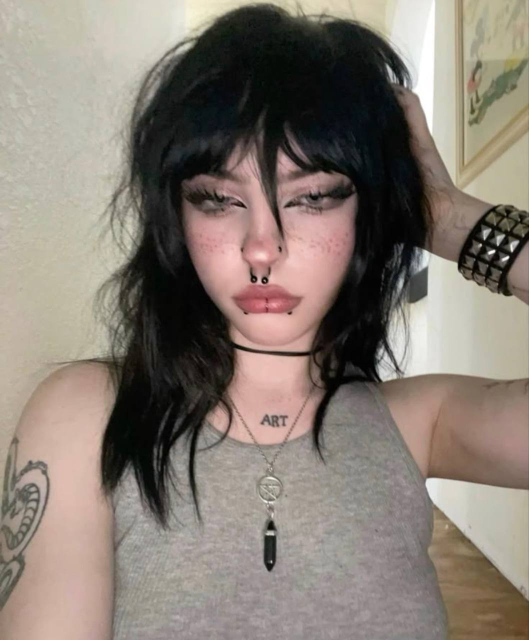
#> input picture код/inbox_0808/in01.jpg, 1058 x 1280 px (shown at 1/2 size)
$ python -i facevalidate.py   (imports and definitions only)   (older library calls are emulated)
#> lines starting #> are read from the running program, lines starting #| are printed output that depends on the picture; after the words box and inside, x2 and y2 are one past the last pixel; in counts of white or black regions, pixels touching at a corner belong together
# ИЗМЕРИТЕЛЬ КАДРА ДЛЯ facevalidate.cjs (локально, без платных API).
#
# Этот файл НЕ выносит приговоров и НЕ знает порогов. Он только измеряет кадр и отдаёт цифры,
# а все решения и пороги живут в одном месте, в facevalidate.cjs. Так порог правится в одном
# файле, а не в двух, и «почему отсеяли» всегда читается там же, где написано правило.
#
# Детект лица тот же, каким отбирали 100 аватарок: cv2.FaceDetectorYN (модель yunet.onnx).
# Новый стек не заводим.
#
# Протокол: на stdin JSON-массив путей, на stdout по одной JSON-строке на файл.
import json
import os
import sys

import cv2
import numpy as np

MODEL = os.environ.get('YUNET') or os.path.join(os.path.dirname(os.path.abspath(__file__)), 'yunet.onnx')
# Детектим на уменьшенной копии: на исходных 3000px YuNet считает секунды на кадр, а лица,
# которые нам нужны, крупные и на 1600px видны с запасом. Координаты возвращаем в масштабе оригинала.
DET_MAX = 1600
# Порог создания низкий нарочно: слабые лица нужны не для отбора, а чтобы ЗАМЕТИТЬ второго
# человека в кадре. Что считать вторым лицом, решает .cjs.
# [1 line that did not run here, left out]


def skin_mask(bgr):
    """Маска кожи по двум независимым правилам сразу (YCrCb и HSV): по отдельности каждое
    ловит бежевые стены и дерево, вместе дают заметно меньше ложной кожи."""
    ycrcb = cv2.cvtColor(bgr, cv2.COLOR_BGR2YCrCb)
    cr, cb = ycrcb[:, :, 1], ycrcb[:, :, 2]
    m1 = (cr >= 133) & (cr <= 176) & (cb >= 77) & (cb <= 128)
    hsv = cv2.cvtColor(bgr, cv2.COLOR_BGR2HSV)
    h, s, v = hsv[:, :, 0], hsv[:, :, 1], hsv[:, :, 2]
    m2 = ((h <= 25) | (h >= 172)) & (s >= 25) & (s <= 200) & (v >= 50)
    return (m1 & m2)


def lap_var(gray_patch, side=256):
    """Резкость как дисперсия лапласиана, но всегда на одной сетке side x side. Без нормировки
    цифра зависит от разрешения, и мыло в 3000px выглядит резче, чем честный кадр в 700px."""
    if gray_patch.size == 0:
        return 0.0
    g = cv2.resize(gray_patch, (side, side), interpolation=cv2.INTER_AREA)
    return float(cv2.Laplacian(g, cv2.CV_64F).var())


# [76 lines left out: functions text_like, seams, patch_stats, box_dark, not called in this run]


def hf_map(gray):
    """Карта мелкой детали: остаток после гауссова размытия. Операция ПОКСЕЛЬНАЯ, поэтому по ней
    можно считать медиану по произвольной маске (например только по фону), а не по прямоугольнику."""
    g = gray.astype(np.float32)
    return np.abs(g - cv2.GaussianBlur(g, (0, 0), 1.6))


def scene(img, gray, hsv, skin):
    """ЗАМЕРЫ СЦЕНЫ: чем телефонный кадр из жизни отличается от коммерческого студийного.

    Считаются БЕЗ лица, по всему кадру, поэтому работают и там, где лицо не нашлось.
    Всё меряется на копии не крупнее 640px по длинной стороне: цифры получаются сравнимыми
    между кадром 700px и кадром 3000px, а без нормировки шум и мелкая деталь у крупного файла
    всегда выходят выше, и это будет мерить разрешение, а не сцену.

    Кайма (ring) это рамка по краю кадра шириной 12% меньшей стороны. Это НЕ «фон человека»:
    прямоугольник фона в тесном портрете найти нельзя (проверено: маска тела съедала кадр
    целиком), а вот у самого края кадра почти всегда лежит либо задник, либо комната.
    """
    H, W = gray.shape[:2]
    out = {'ar': round(W / float(H or 1), 3)}
    sc = min(1.0, 640.0 / float(max(W, H)))
    if sc < 1.0:
        g = cv2.resize(gray, (int(W * sc), int(H * sc)), interpolation=cv2.INTER_AREA)
        cimg = cv2.resize(img, (int(W * sc), int(H * sc)), interpolation=cv2.INTER_AREA)
        chsv = cv2.resize(hsv, (int(W * sc), int(H * sc)), interpolation=cv2.INTER_NEAREST)
        csk = cv2.resize(skin.astype(np.uint8), (int(W * sc), int(H * sc)), interpolation=cv2.INTER_NEAREST) > 0
    else:
        g, cimg, chsv, csk = gray, img, hsv, skin
    h, w = g.shape[:2]
    gf = g.astype(np.float32)

    # ---- КАЙМА КАДРА: ровная заливка против бытовых мелочей ----
    b = max(4, int(0.12 * min(h, w)))
    ring = np.zeros((h, w), bool)
    ring[:, :] = True
    ring[b:h - b, b:w - b] = False
    rg = g[ring]
    hist = np.bincount((rg >> 2).astype(np.int32), minlength=64).astype(np.float64)
    p = hist / max(1.0, hist.sum())
    p = p[p > 0]
    out['edge_ent'] = round(float(-(p * np.log2(p)).sum()), 3)        # энтропия яркости каймы, бит
    q = (cimg[:, :, 0] >> 3).astype(np.int32) * 1024 \
        + (cimg[:, :, 1] >> 3).astype(np.int32) * 32 + (cimg[:, :, 2] >> 3).astype(np.int32)
    out['edge_col'] = round(len(np.unique(q[ring])) / (rg.size / 1000.0), 2)   # уникальных цветов на 1000 px
    loc = cv2.blur((gf - cv2.blur(gf, (9, 9))) ** 2, (9, 9))
    out['edge_flat'] = round(float((loc[ring] < 6).mean()), 3)        # доля каймы без всякой структуры
    can = cv2.Canny(g, 60, 160) > 0
    out['edge_cany'] = round(float(can[ring].mean()), 4)             # плотность контуров в кайме
    hr = chsv[:, :, 0][ring]
    sr = chsv[:, :, 1][ring]
    hb = np.bincount((hr[sr >= 40] // 10).astype(np.int32), minlength=18).astype(np.float64)
    out['edge_hues'] = int((hb / max(1.0, hb.sum()) > 0.05).sum()) if hb.sum() > 0.02 * rg.size else 0
    out['edge_sat'] = round(float(np.median(sr)), 1)
    out['edge_l'] = round(float(np.median(rg)), 1)

    # ---- НЕРОВНОСТЬ СВЕТА ----
    # Блоки 8x8 по кадру: у студии свет ровный, у комнаты и улицы по кадру идут пятна и тени.
    bl = cv2.resize(gf, (8, 8), interpolation=cv2.INTER_AREA)
    out['lum_bstd'] = round(float(bl.std()), 1)
    out['lum_spread'] = round(float(np.percentile(gf, 95) - np.percentile(gf, 5)) / 255.0, 3)
    out['blowout'] = round(float((g >= 250).mean()), 4)              # пересвет от вспышки или окна
    out['crush'] = round(float((g <= 6).mean()), 4)
    out['black_lift'] = round(float(np.percentile(gf, 1)), 1)        # плёночный или приложенческий пресет поднимает чёрное
    # Вспышка в лоб и окно сбоку дают яркое пятно: сравниваем самый яркий блок с медианой блоков.
    out['hot_spot'] = round(float(bl.max() / (np.median(bl) + 1e-6)), 3)
    # Виньетка: центр против каймы. У телефона с фильтром центр заметно светлее.
    cen = np.zeros((h, w), bool)
    cen[int(0.3 * h):int(0.7 * h), int(0.3 * w):int(0.7 * w)] = True
    out['vign'] = round(float(gf[cen].mean() / (gf[ring].mean() + 1e-6)), 3)

    # ---- ШУМ В ТЕНЯХ ----
    # У телефонного кадра в тенях всегда видно зерно матрицы, у студийного снимка тени чистые.
    # Меряем ТОЛЬКО в тенях (нижняя четверть яркости) и только по ровным местам, иначе вместо
    # шума померится текстура волос и ткани.
    hm = hf_map(g)
    dark = (gf <= np.percentile(gf, 25)) & (loc < 40)
    out['shadow_noise'] = round(float(np.median(hm[dark])), 3) if dark.sum() > 0.01 * h * w else None
    mid = (gf > np.percentile(gf, 40)) & (gf < np.percentile(gf, 70)) & (loc < 40)
    out['mid_noise'] = round(float(np.median(hm[mid])), 3) if mid.sum() > 0.01 * h * w else None

    # ---- ЦВЕТ ----
    bb, gg, rr = cimg[:, :, 0].astype(np.float32), cimg[:, :, 1].astype(np.float32), cimg[:, :, 2].astype(np.float32)
    out['warm'] = round(float(rr.mean() / (bb.mean() + 1e-6)), 3)     # тёплый свет лампы против холодной студии
    out['sat_p90'] = round(float(np.percentile(chsv[:, :, 1], 90)), 1)
    out['sat_std'] = round(float(chsv[:, :, 1].std()), 1)

    # ---- БЫТОВЫЕ ОБЪЕКТЫ ----
    # Грубо по приказу: доля кадра, которая НЕ кожа и НЕ ровная заливка. У студийного портрета
    # на ровном заднике это почти ноль, у кадра в комнате, в машине, на улице там мебель,
    # окно, дверь, вещи, узор на одежде.
    out['clutter'] = round(float(((~csk) & (loc >= 6)).mean()), 3)
    out['flat_frac'] = round(float((loc < 6).mean()), 3)
    return out


def measure(path):
#> called with path = 'inbox_0808/in01.jpg'
    out = {'path': path}
    img = cv2.imread(path)
#> img is the input picture: shape (1280, 1058, 3); mean B, G, R 115.1, 124.3, 134.4
    if img is None:
        out['err'] = 'не читается'
        return out
    H, W = img.shape[:2]
    out.update({'w': W, 'h': H})

    hsv_all = cv2.cvtColor(img, cv2.COLOR_BGR2HSV)
#> hsv_all: shape (1280, 1058, 3); mean H, S, V 33.1, 44.7, 135.1
    gray = cv2.cvtColor(img, cv2.COLOR_BGR2GRAY)
    out['sat_med'] = round(float(np.median(hsv_all[:, :, 1])), 1)     # мало = чёрно-белый кадр
    out['sharp_all'] = round(lap_var(gray), 1)

    # ЗАМЕРЫ СЦЕНЫ СЧИТАЕМ ДО ДЕТЕКТА и до всех возвратов: кадр без лица тоже надо уметь
    # сравнивать со сценами наших рабочих кадров, иначе половина набора выпадает из статистики.
    sm = skin_mask(img)
#> in skin_mask, `cr, cb = ycrcb[:, :, 1], ycrcb[:, :, 2]`:
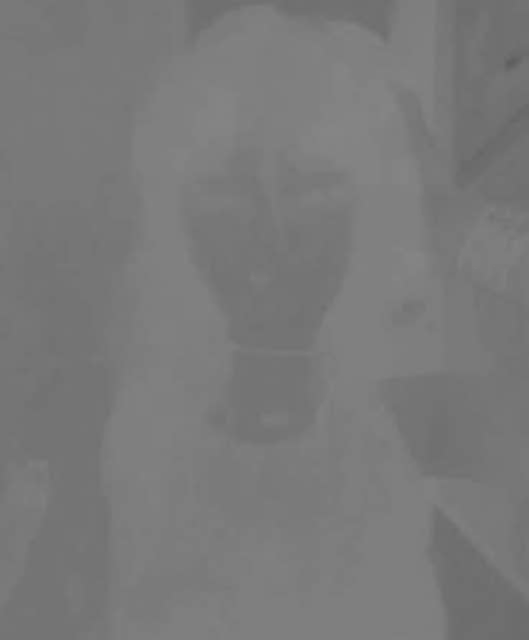
#> cb: shape (1280, 1058) (shown at 1/2 size); min 93, max 134, mean 121.6
#> in skin_mask, `m1 = (cr >= 133) & (cr <= 176) & (cb >= 77) & (cb <= 128)`:
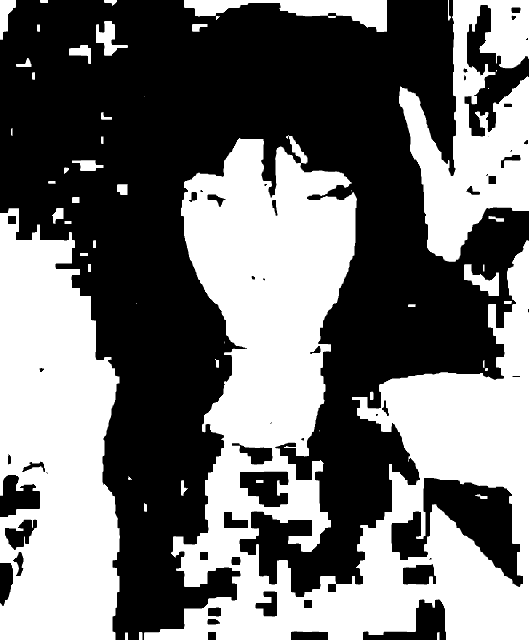
#> m1: shape (1280, 1058) bool (shown at 1/2 size); 45% white; 53 white regions (7 under 20 px), largest, box (x1, y1, x2, y2) and area: (288, 270, 1058, 1280) 356244, (0, 416, 240, 1280) 160021, (798, 0, 1058, 524) 69404
#> in skin_mask, `h, s, v = hsv[:, :, 0], hsv[:, :, 1], hsv[:, :, 2]`:
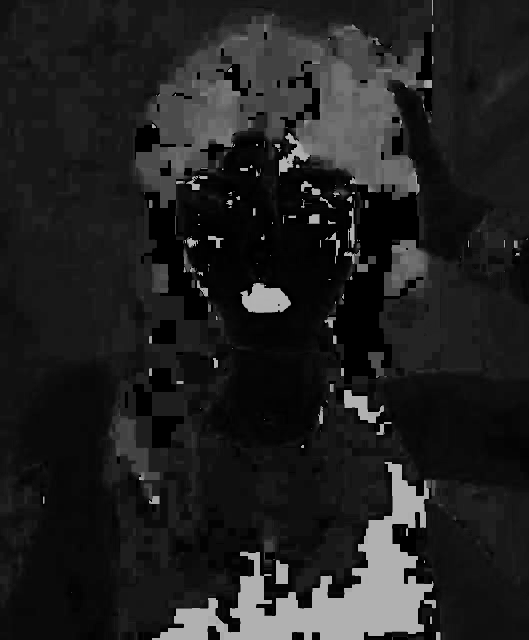
#> h: shape (1280, 1058) (shown at 1/2 size); min 0, max 179, mean 33.1
#> in skin_mask, `h, s, v = hsv[:, :, 0], hsv[:, :, 1], hsv[:, :, 2]`:
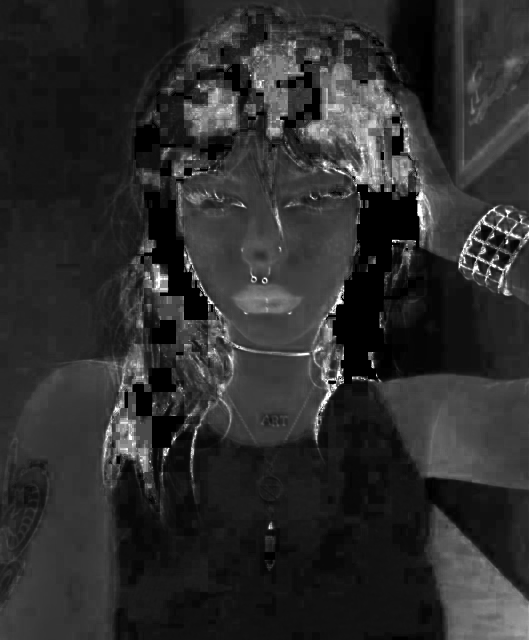
#> s: shape (1280, 1058) (shown at 1/2 size); min 0, max 255, mean 44.7
    try:
        out.update(scene(img, gray, hsv_all, sm))
#> in scene, `csk = cv2.resize(skin.astype(np.uint8), (int(W * sc), int(H * sc)), in..`:
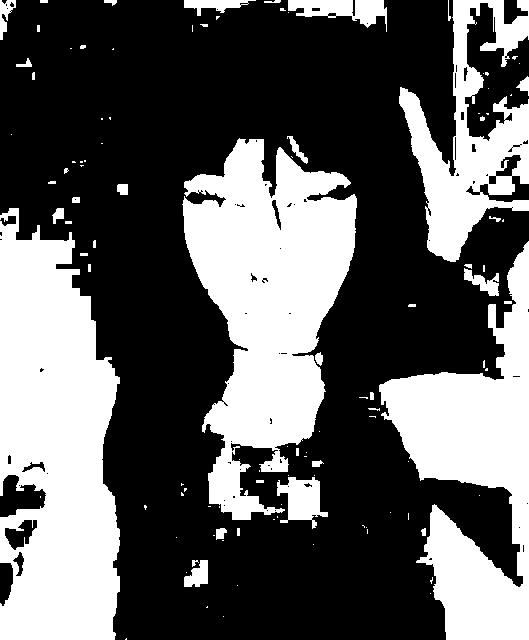
#> csk: shape (640, 529) bool; 37% white; 110 white regions (67 under 20 px), largest, box (x1, y1, x2, y2) and area: (0, 208, 120, 640) 39915, (182, 138, 357, 520) 37322, (379, 241, 529, 640) 27209
#> in scene, `hist = np.bincount((rg >> 2).astype(np.int32), minlength=64).astype(np..`: hist = 64 values, max 12713 at index 46, min 15 at index 0, mean 2053.4
#> in scene, `p = hist / max(1.0, hist.sum())`: p = 64 values, max 0.0967 at index 46, min 0.000114 at index 0, mean 0.0156
#> in scene, `can = cv2.Canny(g, 60, 160) > 0`:
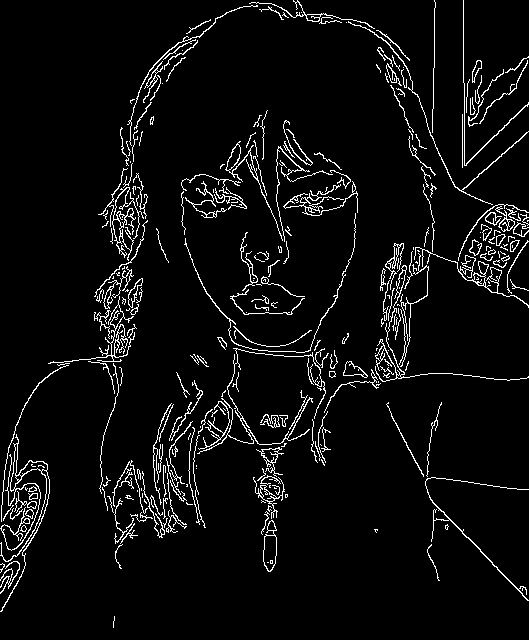
#> can: shape (640, 529) bool; 5.2% white in thin lines or dots
#> in scene, `hb = np.bincount((hr[sr >= 40] // 10).astype(np.int32), minlength=18)...`: hb = 18 values, max 25917 at index 1, min 0 at index 13, mean 3197.8
#> in scene, `bb, gg, rr = cimg[:, :, 0].astype(np.float32), cimg[:, :, 1].astype(np..`:
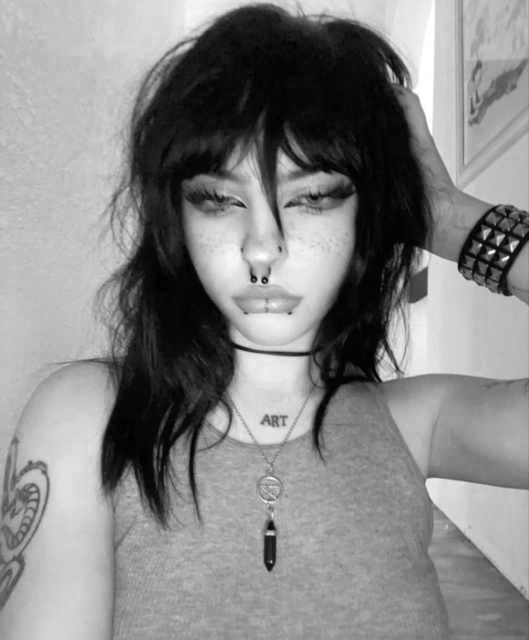
#> rr: shape (640, 529) float32; min 0, max 255, mean 134.6
    except Exception as e:
        out['scene_err'] = str(e)[:80]

    # ---- детект лиц ----
    sc = min(1.0, DET_MAX / float(max(W, H)))
    dimg = cv2.resize(img, (int(W * sc), int(H * sc)), interpolation=cv2.INTER_AREA) if sc < 1.0 else img
#> (the run stopped early here; a loop or call above may not have finished)

$ run again, on код/inbox_0808/in02.jpg
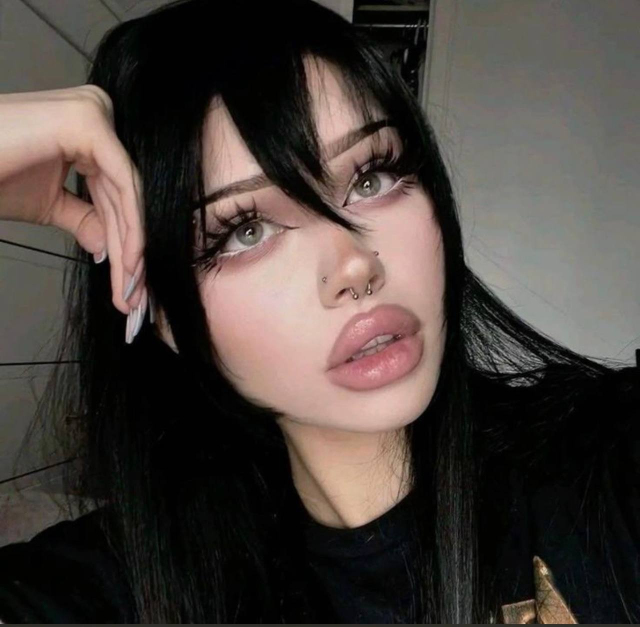
#> input picture код/inbox_0808/in02.jpg, 1280 x 1253 px (shown at 1/2 size)
#> in measure, img is the input picture: shape (1253, 1280, 3); mean B, G, R 60, 64.6, 73
#> hsv_all: shape (1253, 1280, 3); mean H, S, V 28.6, 59.3, 73.8
#> ycrcb: shape (1253, 1280, 3); mean of channels 0, 1, 2 66.6, 132.6, 124.3
#> in skin_mask, `m1 = (cr >= 133) & (cr <= 176) & (cb >= 77) & (cb <= 128)`:
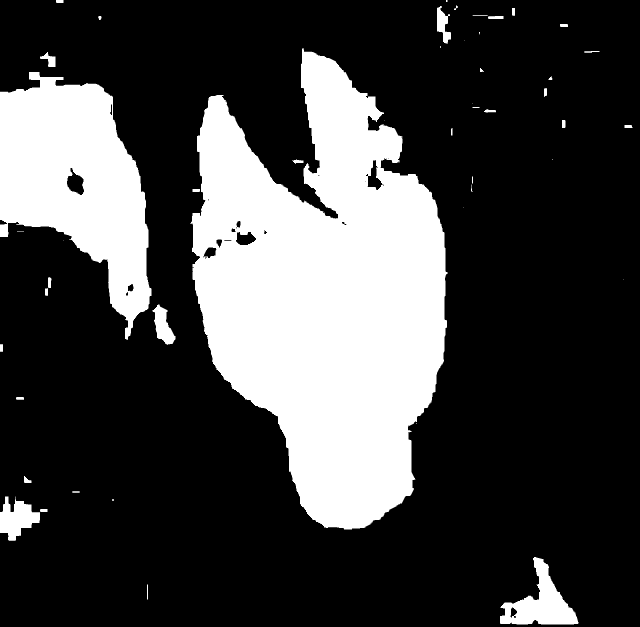
#> m1: shape (1253, 1280) bool (shown at 1/2 size); 26.3% white; 54 white regions (19 under 20 px), largest, box (x1, y1, x2, y2) and area: (380, 97, 895, 1059) 312370, (0, 144, 303, 680) 90590, (1000, 1114, 1157, 1249) 9119
#> m2: shape (1253, 1280) bool; 27.8% white; 389 white regions (288 under 20 px), largest, box (x1, y1, x2, y2) and area: (392, 107, 893, 1057) 295121, (0, 59, 296, 673) 93805, (0, 950, 139, 1085) 10261
#> chsv: shape (626, 640, 3); mean H, S, V 28.6, 59.2, 73.9
#> csk: shape (626, 640) bool; 24.9% white; 58 white regions (35 under 20 px), largest, box (x1, y1, x2, y2) and area: (196, 54, 447, 529) 73352, (0, 72, 148, 320) 21785, (502, 557, 579, 625) 2113
#> hist = 64 values, max 37052 at index 0, min 0 at index 52, mean 2615.6
#> in scene, `p = hist / max(1.0, hist.sum())`: p = 64 values, max 0.221 at index 0, min 0 at index 52, mean 0.0156
#> in scene, `p = p[p > 0]`: p = 52 values, max 0.221 at index 0, min 3.58e-05 at index 51, mean 0.0192
#> can: shape (626, 640) bool; 4.5% white in thin lines or dots
#> hb = 18 values, max 12544 at index 3, min 17 at index 13, mean 3447.9
#> dark: shape (626, 640) bool; 23.5% white; 417 white regions (378 under 20 px), largest, box (x1, y1, x2, y2) and area: (87, 218, 352, 618) 36898, (401, 248, 640, 574) 24038, (120, 0, 410, 160) 21209
#> mid: shape (626, 640) bool; 14.8% white; 513 white regions (398 under 20 px), largest, box (x1, y1, x2, y2) and area: (433, 0, 640, 152) 20700, (0, 370, 94, 540) 9142, (0, 249, 68, 357) 6073
#> in scene, `bb, gg, rr = cimg[:, :, 0].astype(np.float32), cimg[:, :, 1].astype(np..`:
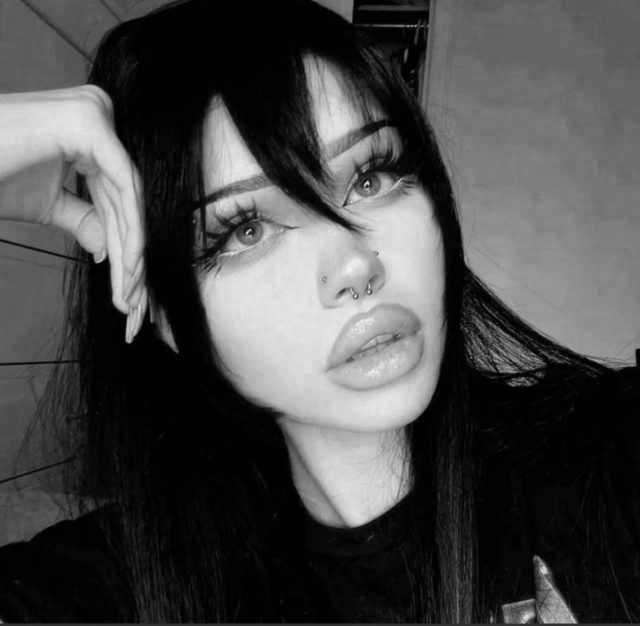
#> rr: shape (626, 640) float32; min 0, max 247, mean 73
